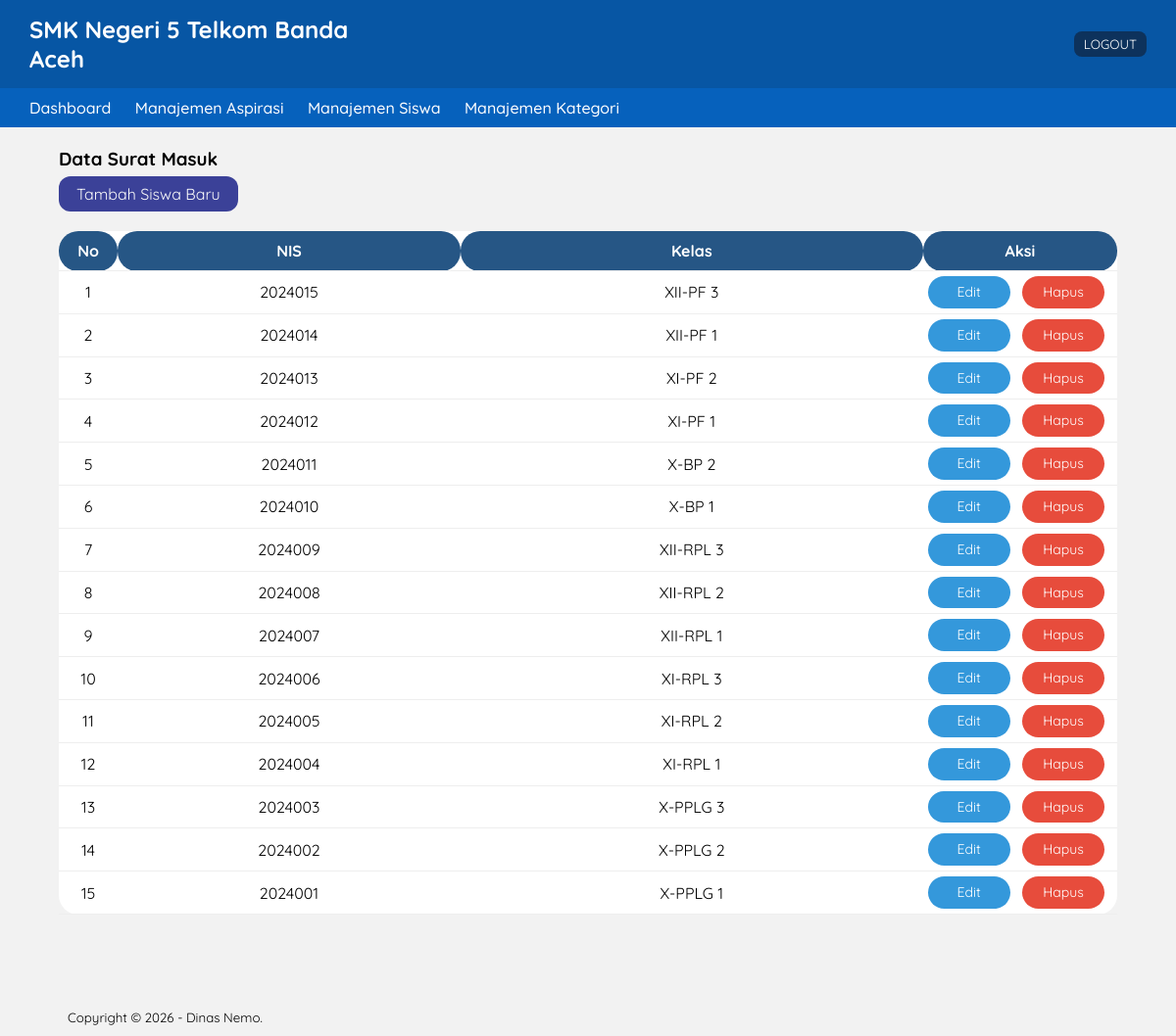
The page /manajemen_siswa.php (signed in) on the database its author committed.
### tables this page shows
CREATE TABLE `siswa` (
  `nis` int(10) NOT NULL,
  `kelas` varchar(10) NOT NULL
);

### manajemen_siswa.php (the view, shortened to what this page needs)
<?php
    include 'db.php';
?>
<!DOCTYPE html>
<html lang="en">
<head>
    <link rel="stylesheet" href="css/style.css">
</head>
<body>
    <header>
        <div class="navbar">
            <div class="logo">SMK Negeri 5 Telkom Banda Aceh</div>
            <div class="user">
                <button class="btn-log"><a href="index.php">LOGOUT</a></button>
            </div>
        </div>
        <div class="menu">
            <a href="dashboard.php">Dashboard</a>
            <a href="manajemen_aspirasi.php">Manajemen Aspirasi</a>
            <a href="manajemen_siswa.php">Manajemen Siswa</a>
            <a href="manajemen_kategori.php">Manajemen Kategori</a>
        </div>
    </header>
    <div class="section">
        <div class="container-tabel">
            <h3>Data Surat Masuk</h3>
            <a class="btn-tambah" href="tambah_siswa.php">Tambah Siswa Baru</a>
                <table class="table">
                <thead>
                    <tr>
                        <th width="60px">No</th>
                        <th width="350px">NIS</th>
                        <th>Kelas</th>
                        <th width="150px">Aksi</th>
                    </tr>
                </thead>
                <tbody>
                    <?php
                        $no = 1;
                        $siswa = mysqli_query($CON, "SELECT * FROM siswa ORDER BY nis DESC");
                        if(mysqli_num_rows($siswa) > 0){
                            while($row = mysqli_fetch_array($siswa)){
                     ?>
                    <tr>
                        <td><?php echo $no++ ?></td>
                        <td><?php echo $row['nis'] ?></td>
                        <td><?php echo $row['kelas'] ?></td>
                        <td class="actions">
                            <a class="btn-edit" href="edit_siswa.php?id=<?php echo $row['nis'] ?>">Edit</a>
                            <a class="btn-hapus" href="proses_hapus.php?ids=<?php echo $row['nis'] ?>" onclick="return confirm('HAPUS DATA INI?')">Hapus</a>
                        </td>
                    </tr>
                    <?php }}else{ ?>
                        <tr>
                            <td colspan="4">Tidak ada data</td>
                        </tr>
                    <?php } ?>
                </tbody>
            </table>
            </div>
        </div>
        <footer>
            <div class="container">
                <small>Copyright &copy; 2026 - Dinas Nemo.</small>
            </div>
</body>
</html>

### css/style.css (style rules this page uses)
* { margin: 0; padding: 0; box-sizing: border-box; font-family: 'Quicksand', sans-serif; }
body { background: #f2f2f2; }
a { text-decoration: none; }
.navbar { background: #0756a4; color: white; padding: 15px 30px; display: flex; justify-content: space-between; align-items: center; }
.navbar a { color: white; text-decoration: none; }
.menu { background: #0661bc; padding: 10px 30px; }
.menu a { color: white; margin-right: 20px; text-decoration: none; }
.logo { font-size: 24px; font-weight: bold; margin-right: 62%; }
.menu { font-size: 16px; font-weight: 500; text-decoration: none; margin-right: 15px; width: 100%; }
.btn-log { padding: 5px 10px; background-color: #0d325c; color: #fff; border: none; border-radius: 8px; cursor: pointer; text-decoration: none; }
.container-tabel { width: 90%; margin: 0 auto; overflow: hidden; }
.container { width: 90%; padding-top: 2%; margin: 0 auto; overflow: hidden; }
.container ::after { content: ""; display: block; clear: both; }
footer { padding: 10px; margin-top: 20px; }
.table { width: 100%; background: white; border-radius: 20px; }
.table td { padding: 10px; text-align: center; border-radius: 20px; }
.table th { background: #265685; color: white; border-radius: 20px; }
.table { width: 100%; margin-top: 20px; margin-bottom: 20px; }
.table tr { border-bottom: 1px solid #ccc; height: 40px; border-radius: 20px; }
.table tr td { padding: 5px; }
.btn-hapus, .btn-edit, .btn-view { display: inline-block; padding: 8px 14px; min-width: 84px; text-decoration: none; border-radius: 20px; color: #fff; text-align: center; margin-right: 8px; white-space: nowrap; box-sizing: border-box; font-size: 14px; line-height: 1.2; }
.btn-edit { background: #3498db; }
.btn-hapus { background: #e74c3c; }
td.actions, td.actions a { white-space: nowrap; }
.btn-tambah { display: inline-block; padding: 8px 18px; background-color: #3b4198; color: #fafafa; border: none; cursor: pointer; border-radius: 12px; text-decoration: none; line-height: normal; vertical-align: middle; margin-top: 6px; box-sizing: border-box; }
.section { padding: 20px 0; }
table { width: 100%; border-collapse: collapse; }
table th, table td { padding: 10px; border-bottom: 1px solid #eee; }

### rows shown on the page
siswa: nis "2024015", kelas "XII-PF 3"
siswa: nis "2024014", kelas "XII-PF 1"
siswa: nis "2024013", kelas "XI-PF 2"
siswa: nis "2024012", kelas "XI-PF 1"
siswa: nis "2024011", kelas "X-BP 2"
siswa: nis "2024010", kelas "X-BP 1"
siswa: nis "2024009", kelas "XII-RPL 3"
siswa: nis "2024008", kelas "XII-RPL 2"
siswa: nis "2024007", kelas "XII-RPL 1"
siswa: nis "2024006", kelas "XI-RPL 3"
siswa: nis "2024005", kelas "XI-RPL 2"
siswa: nis "2024004", kelas "XI-RPL 1"
siswa: nis "2024003", kelas "X-PPLG 3"
siswa: nis "2024002", kelas "X-PPLG 2"
siswa: nis "2024001", kelas "X-PPLG 1"
